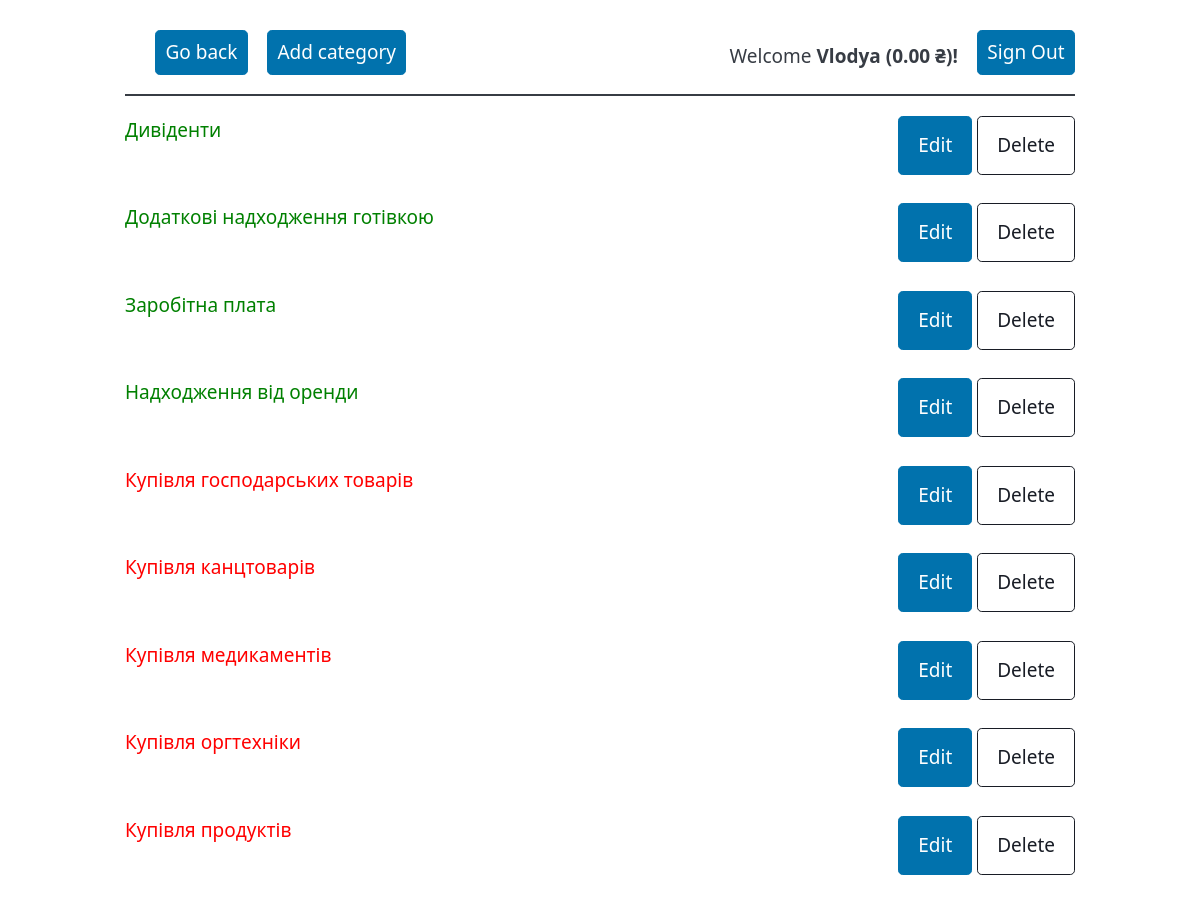
Page /categories/ (signed in) on the committed database.
### financeapp/models.py (models this page shows, shortened)
class Category(models.Model):
    name = models.CharField(max_length=50, null=False)
    dr_cr = models.BooleanField(null=False)
    user_id = models.ForeignKey(User, on_delete=models.CASCADE)
    class Meta:
        constraints = [
            models.UniqueConstraint(fields=['user_id', 'name'], name='class of username')
        ]

### financeapp/views.py (the view)
# urls.py: path('categories/',views.view_catigories, name='view_categories'),
@login_required
def view_catigories(request):
    global user_balance, main_err
    if main_err:
        err, main_err = main_err, ''
    else:
        err = ''
    category_list = Category.objects.filter(user_id=request.user).order_by('dr_cr', 'name').all()
    return render(request, 'financeapp/categories.html',
                  {'classes': category_list, 'user_balance': user_balance, 'error': err})

### financeapp/templates/financeapp/categories.html (shortened to what this page needs)
{% load static %}
<!DOCTYPE html>
<html>
<head>
    <link rel="stylesheet" href="https://unpkg.com/@picocss/pico@latest/css/pico.min.css">
    <link rel="stylesheet" type="text/css" href="{% static 'css/custom.css' %}">
</head>
<body>
<main class="container">
    <nav style="margin-bottom: 20px; border-bottom: 2px solid; padding-left: 30px">
        <div class="nav-brand">
            <ul>
                <li><a href="/" role="button"> Go back</a></li>
                <li><a href="{% url 'new_category' %}" role="button">Add category</a></li>
            </ul>
        </div>
        <div class="collapsible-body">
            <ul class="inline">
                <li>Welcome <b>{{ user.username }} ({{ user_balance }} ₴)!</b></li>
                <li><a href="{% url 'user_logout' %}" role="button">Sign Out</a></li>
            </ul>
        </div>
    </nav>
    {% for class in classes %}
    <nav>
        <div>
            {% if class.dr_cr %}
            <div style="color: red">{{class.name}}</div>
            {% else %}
            <div style="color: green">{{class.name}}</div>
            {% endif %}
        </div>
        <div>
            <a href="{% url 'edit_category' class.id %}" role="button">Edit</a>
            <a href="#" role="button" class="contrast outline" data-target="modal-ctg-{{class.id}}"
               onClick="toggleModal(event)">Delete</a>
        </div>
    </nav>
    <br>
    {% endfor %}
</main>
</body>
</html>

### rows in the picture
Category: name "Дивіденти"
Category: name "Додаткові надходження готівкою"
Category: name "Заробітна плата"
Category: name "Надходження від оренди"
Category: name "Купівля господарських товарів"
Category: name "Купівля канцтоварів"
Category: name "Купівля медикаментів"
Category: name "Купівля оргтехніки"
Category: name "Купівля продуктів"

### other values in the picture
{{ user.username }} "Vlodya"
{{ user_balance }} "0.00"
